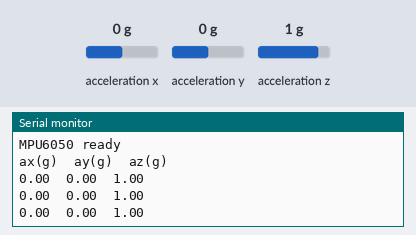
The sketch below on a simulated Arduino Uno, built with avr-gcc and run on an emulated ATmega328P. Shown: the last lines printed to the serial monitor. Wiring (inferred from the names in the program): MPU-6050 motion sensor at I2C address 0x68. Inputs (shaded band) come from the test bench; at power-on: acceleration x 0 g, acceleration y 0 g, acceleration z 1 g.

Above: at 1.3 s.
1.4 s: acceleration x set to -1.4 g
At 1.9 s:
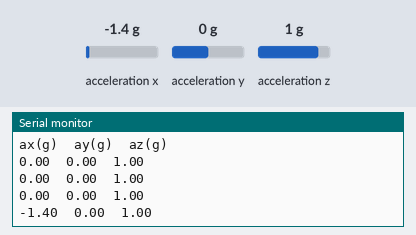
2.9 s: acceleration y set to -1.4 g
At 3.4 s:
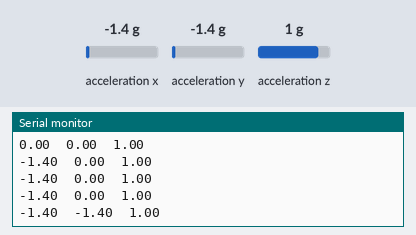
4.4 s: acceleration z set to -1.4 g
At 4.9 s:
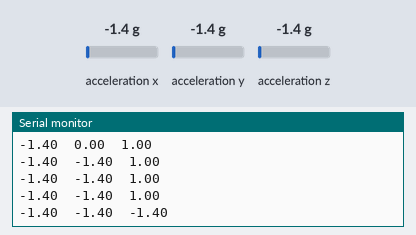

Measured:
- after the input at 1.4 s, the serial monitor: prints a new line after 0.11 s (image 1)
- after the input at 2.9 s, the serial monitor: prints a new line after 0.11 s (image 2)
- after the input at 4.4 s, the serial monitor: prints a new line after 0.12 s (image 3)

The sketch:

mpu6050_test.ino
```cpp
// MPU6050 accelerometer test
// Wiring: SDA=A4, SCL=A5, VCC=5V, GND=GND
// Prints acceleration (g) every 0.5s over Serial

#include <Wire.h>

const int MPU_ADDR = 0x68;

void setup() {
  Serial.begin(115200);
  Wire.begin();

  // Wake up MPU6050 (it starts in sleep mode)
  Wire.beginTransmission(MPU_ADDR);
  Wire.write(0x6B);  // PWR_MGMT_1 register
  Wire.write(0);     // wake up
  Wire.endTransmission(true);

  Serial.println("MPU6050 ready");
  Serial.println("ax(g)\tay(g)\taz(g)");
}

void loop() {
  // Request 6 bytes of accel data starting at register 0x3B
  Wire.beginTransmission(MPU_ADDR);
  Wire.write(0x3B);
  Wire.endTransmission(false);
  Wire.requestFrom(MPU_ADDR, 6, true);

  int16_t ax = Wire.read() << 8 | Wire.read();
  int16_t ay = Wire.read() << 8 | Wire.read();
  int16_t az = Wire.read() << 8 | Wire.read();

  // Default range is ±2g, sensitivity = 16384 LSB/g
  Serial.print(ax / 16384.0, 2); Serial.print('\t');
  Serial.print(ay / 16384.0, 2); Serial.print('\t');
  Serial.println(az / 16384.0, 2);

  delay(500);
}
```
